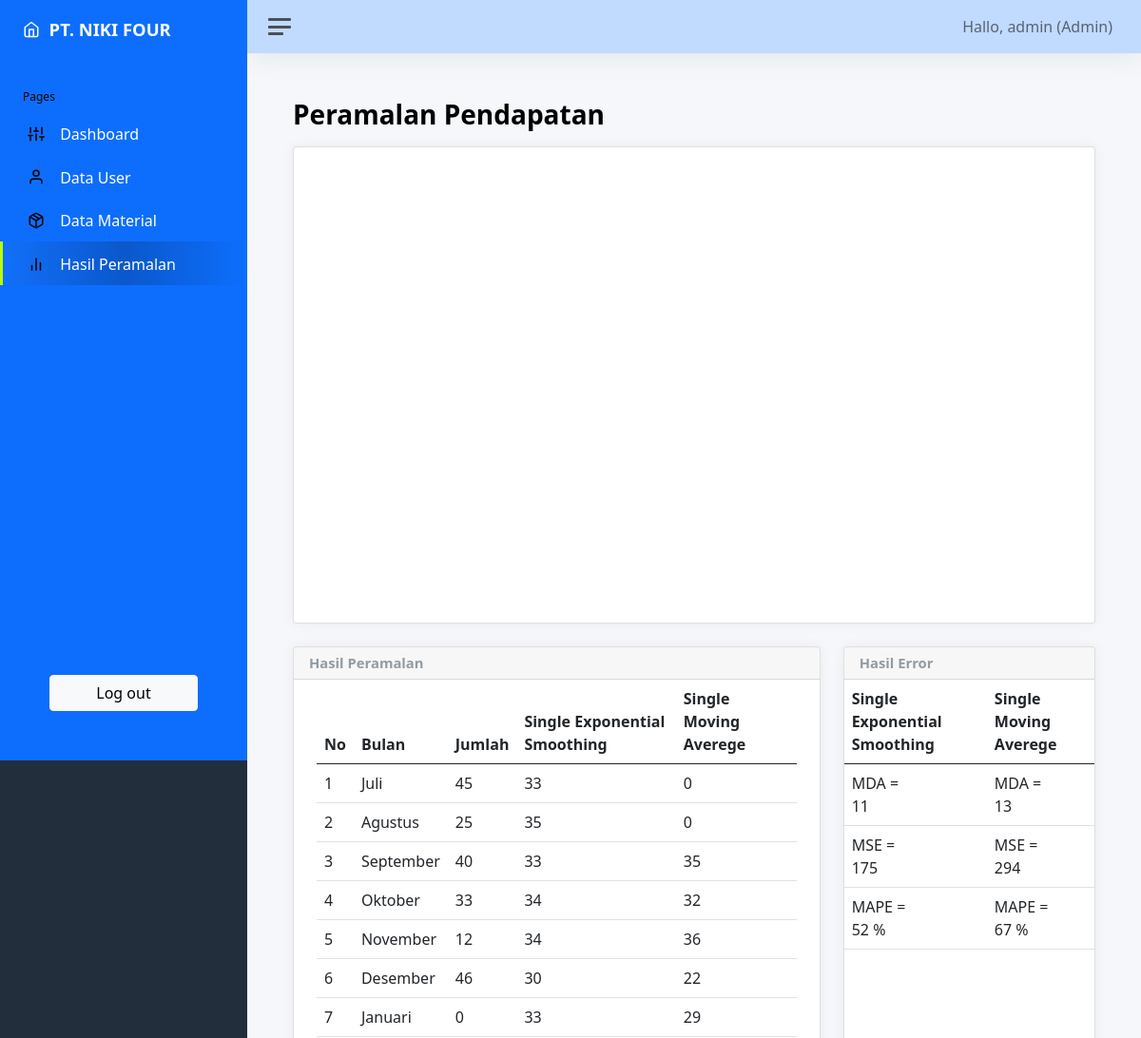
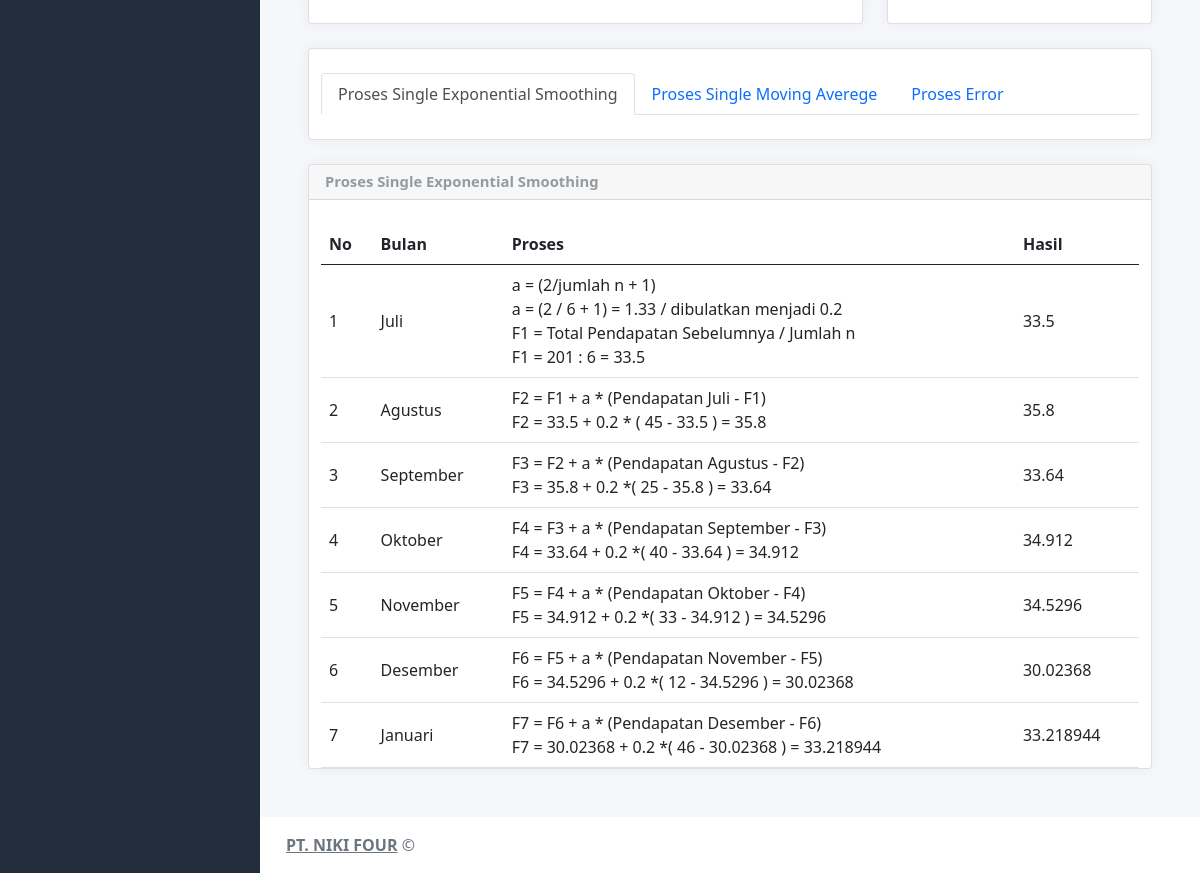
Screenshot of /admin/hitung4.php (signed in) with the database file from the repository (2 pictures, top to bottom).
### tables this page shows
CREATE TABLE `laporan_bulanan` (
  `id_bulanan` int(10) NOT NULL,
  `bulan` varchar(64) DEFAULT NULL,
  `jumlah` int(100) DEFAULT NULL
);

### admin/hitung4.php (the view, shortened to what the rows shown need)
<?php
include '../koneksi.php';
$id = $_GET['produk'];
$namabarang = mysqli_fetch_array(mysqli_query($conn, "select nama FROM tblbarang where kode='$id'"));
$jumlah_juli  = mysqli_fetch_array(mysqli_query($conn, "select jumlah FROM laporan_bulanan WHERE bulan='July'"));
$jumlah_agustus  = mysqli_fetch_array(mysqli_query($conn, "select jumlah FROM laporan_bulanan WHERE bulan='August'"));
$jumlah_september = mysqli_fetch_array(mysqli_query($conn, "select jumlah FROM laporan_bulanan WHERE bulan='September'"));
$jumlah_oktober = mysqli_fetch_array(mysqli_query($conn, "select jumlah FROM laporan_bulanan WHERE bulan='October'"));
$jumlah_november  = mysqli_fetch_array(mysqli_query($conn, "select jumlah FROM laporan_bulanan WHERE bulan='November'"));
$jumlah_desember  = mysqli_fetch_array(mysqli_query($conn, "select jumlah FROM laporan_bulanan WHERE bulan='December'"));
$juli = $jumlah_juli['jumlah']  ;
$agustus = $jumlah_agustus['jumlah'] ;
$september = $jumlah_september['jumlah'] ;
$oktober = $jumlah_oktober['jumlah'];
$november = $jumlah_november['jumlah'];
$desember = $jumlah_desember['jumlah'];
$ma_september = (($jumlah_juli['jumlah'] + $jumlah_agustus['jumlah'] ) /2);
$ma_oktober = ($jumlah_agustus['jumlah'] + $jumlah_september['jumlah'] ) /2;
$ma_november = ($jumlah_september['jumlah'] + $jumlah_oktober['jumlah'] ) /2;
$ma_desember = ($jumlah_oktober['jumlah'] + $jumlah_november['jumlah'] ) /2;
?>
<!DOCTYPE html>
<html lang="en">
<head>
    <link href="../assets/css/app.css" rel="stylesheet">
    <link href="https://cdn.jsdelivr.net/npm/bootstrap@5.0.2/dist/css/bootstrap.min.css" rel="stylesheet"
>
</head>
<body>
    <div class="wrapper">
        <nav id="sidebar" class="sidebar js-sidebar">
            <div class="sidebar-content js-simplebar" style="background-color: #0d6efd;;">
                <h1 class="sidebar-brand">
                    <i class="align-middle" data-feather="home" style="color:white;"></i> <span class="align-middle"
                        style="color:white;"> &nbsp;PT. NIKI FOUR</span>
                </h1>
            </div>
        </nav>
        <div class="main">
            <main class="content">
                <div class="container-fluid p-0">
                    <h1 class="h3 mb-3"><strong>Peramalan Pendapatan </strong> <?php echo $namabarang['nama'] ?></h1>
                    <div class="row">
                        <div class="col-12 col-lg-8 col-xxl-9 d-flex">
                            <div class="card flex-fill">
                                <div class="container">
                                    <table class="table table-hover my-0">
                                        <?php
                           $x = 1;
                           $jumlah_y = 0;
                           $no =1;
                           $query = mysqli_query($conn, "select * from laporan_bulanan");
                           while ($data = mysqli_fetch_array($query)){
                               $jumlah_y += $data['jumlah'];
                              $x++; }
                  $F1 = $jumlah_y / 6 ;
                  $F2 = $F1 + 0.2 * ($juli - $F1);
                  $F3 = $F2 + 0.2 * ($agustus - $F2);
                  $F4 = $F3 + 0.2 * ($september - $F3);
                  $F5 = $F4 + 0.2 * ($oktober - $F4);
                  $F6 = $F5 + 0.2 * ($november - $F5);
                  $F7 = $F6 + 0.2 * ($desember - $F6);
                          ?>
                                        <thead>
                                            <tr>
                                                <th scope="col">No</th>
                                                <th scope="col">Bulan</th>
                                                <th scope="col">Jumlah</th>
                                                <th scope="col">Single Exponential Smoothing</th>
                                                <th scope="col">Single Moving Averege</th>
                                            </tr>
                                        </thead>
                                        <tbody>
                                            <tr>
                                                <td><?php echo $no++; ?></td>
                                                <td>Juli</td>
                                                <td><?php echo $juli ?></td>
                                                <td><?php echo Floor($F1) ?></td>
                                                <td>0</td>
                                            </tr>
                                            <tr>
                                                <td><?php echo $no++; ?></td>
                                                <td>Agustus</td>
                                                <td><?php echo $agustus ?></td>
                                                <td><?php echo Floor($F2) ?></td>
                                                <td>0</td>
                                            </tr>
                                            <tr>
                                                <td><?php echo $no++; ?></td>
                                                <td>September</td>
                                                <td><?php echo $september ?></td>
                                                <td><?php echo Floor($F3) ?></td>
                                                <td><?php echo Floor($ma_september) ?></td>
                                            </tr>
                                            <tr>
                                                <td><?php echo $no++; ?></td>
                                                <td>Oktober</td>
                                                <td><?php echo $oktober ?></td>
                                                <td><?php echo Floor($F4) ?></td>
                                                <td><?php echo Floor($ma_oktober) ?></td>
                                            </tr>
                                            <tr>
                                                <td><?php echo $no++; ?></td>
                                                <td>November</td>
                                                <td><?php echo $november ?>
                                                </td>
                                                <td><?php echo Floor($F5) ?></td>
                                                <td><?php echo Floor($ma_november) ?></td>
                                            </tr>
                                            <tr>
                                                <td><?php echo $no++; ?></td>
                                                <td>Desember</td>
                                                <td><?php echo $desember ?></td>
                                                <td><?php echo Floor($F6) ?></td>
                                                <td><?php echo Floor($ma_desember) ?></td>
                                            </tr>
                                        </tbody>
                                    </table><br>
                                </div>
                            </div>
                        </div>
                        <div class="col-12 col-lg-4 col-xxl-3 d-flex">
                            <div class="card flex-fill w-100">
                                <table class="table table-hover my-0">
                                    <thead>
                                        <tr>
                                            <th scope="col">Single Exponential Smoothing</th>
                                            <th scope="col">Single Moving Averege</th>
                                        </tr>
                                    </thead>
                                </table>
                            </div>
                        </div>
                    </div>
                    <div class="tab-content" id="nav-tabContent">
                        <div class="tab-pane fade show active" id="nav-home" role="tabpanel"
                            aria-labelledby="nav-home-tab">
                            <div class="card flex-fill">
                                <br>
                                <div class="container">
                                    <table class="table table-hover my-0">
                                        <?php $no3 = 1; ?>
                                        <thead>
                                            <tr>
                                                <th scope="col">No</th>
                                                <th scope="col">Bulan</th>
                                                <th scope="col">Proses</th>
                                                <th scope="col">Hasil</th>
                                            </tr>
                                        </thead>
                                        <tbody>
                                                <td><?php echo $no3++; ?></td>
                                            <tr>
                                                <td><?php echo $no3++; ?></td>
                                                <td>Agustus</td>
                                                <td>
                                                    <?php  echo "F2 = F1 + a * (Pendapatan Juli - F1)<br>F2 = $F1 + 0.2 * ( $juli - $F1 ) =  $F2" ?>
                                                </td>
                                                <td><?php echo $F2 ?></td>
                                            </tr>
                                            <tr>
                                                <td><?php echo $no3++; ?></td>
                                                <td>September</td>
                                                <td>
                                                    <?php  echo "F3 = F2 + a * (Pendapatan Agustus - F2)<br>F3 = $F2 + 0.2 *( $agustus - $F2 ) =  $F3" ?>
                                                </td>
                                                <td><?php echo $F3 ?></td>
                                            </tr>
                                            <tr>
                                                <td><?php echo $no3++; ?></td>
                                                <td>Oktober</td>
                                                <td>
                                                    <?php  echo "F4 = F3 + a * (Pendapatan September - F3)<br>F4 = $F3 + 0.2 *( $september - $F3 ) =  $F4" ?>
                                                </td>
                                                <td><?php echo $F4 ?></td>
                                            </tr>
                                            <tr>
                                                <td><?php echo $no3++; ?></td>
                                                <td>November</td>
                                                <td>
                                                    <?php  echo "F5 = F4 + a * (Pendapatan Oktober - F4)<br>F5 = $F4 + 0.2 *( $oktober - $F4 ) =  $F5" ?>
                                                </td>
                                                <td><?php echo $F5 ?></td>
                                            </tr>
                                            <tr>
                                                <td><?php echo $no3++; ?></td>
                                                <td>Desember</td>
                                                <td>
                                                    <?php  echo "F6 = F5 + a * (Pendapatan November - F5)<br>F6 = $F5 + 0.2 *( $november - $F5 ) =  $F6" ?>
                                                </td>
                                                <td><?php echo $F6 ?></td>
                                            </tr>
                                            <tr>
                                                <td><?php echo $no3++; ?></td>
                                                <td>Januari</td>
                                                <td>
                                                    <?php  echo "F7 = F6 + a * (Pendapatan Desember - F6)<br>F7 = $F6 + 0.2 *( $desember - $F6 ) =  $F7" ?>
                                                </td>
                                                <td><?php echo $F7 ?></td>
                                            </tr>
                                        </tbody>
                                    </table>
                                </div>
                            </div>
                        </div>
                    </div>
                </div>
            </main>
        </div>
    </div>
</body>
</html>

### rows the page displays
laporan_bulanan: jumlah "45", jumlah "35", jumlah "35.8"
laporan_bulanan: jumlah "25"
laporan_bulanan: jumlah "40"
laporan_bulanan: jumlah "33"
laporan_bulanan: jumlah "12"
laporan_bulanan: jumlah "46"

### other values shown
$nama "admin"
$_SESSION['role'] "Admin"
$no++ "1"
Floor($F1) "33"
$no++ "2"
$no++ "3"
Floor($F3) "33"
Floor($ma_september) "35"
$no++ "4"
Floor($F4) "34"
Floor($ma_oktober) "32"
$no++ "5"
Floor($F5) "34"
Floor($ma_november) "36"
$no++ "6"
